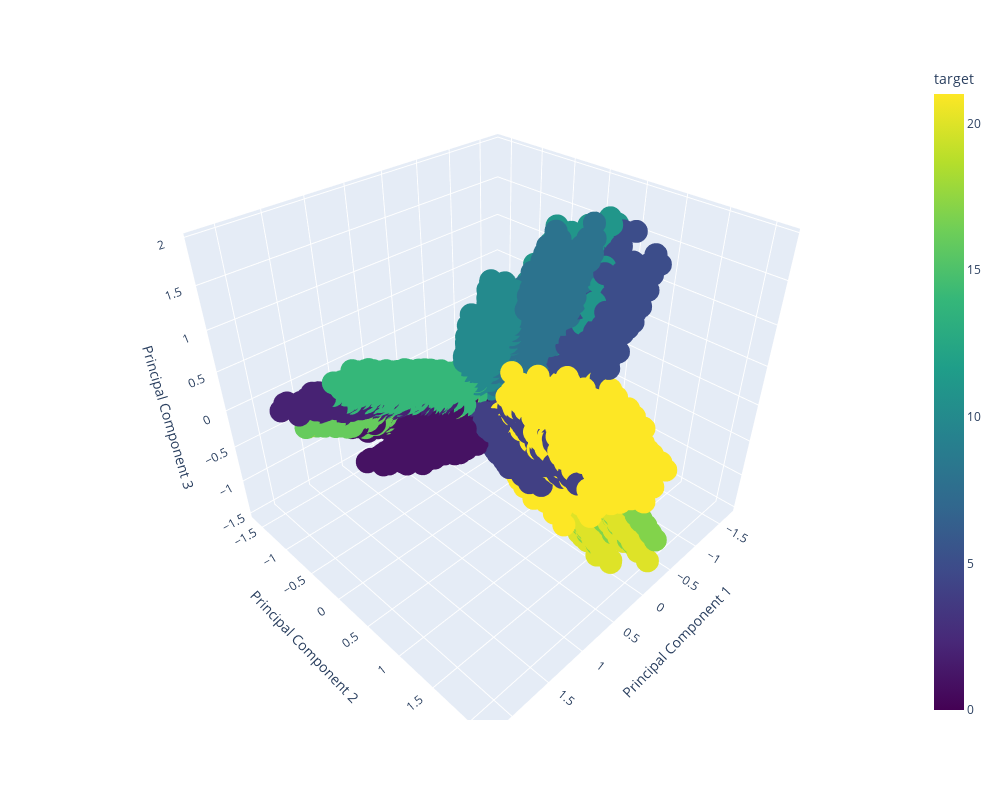

Write notebook code for a chart like this one.
### Markdown cell above
<h3> 3D Visualization of PCA-reduced data<h3>

### Code cell
!pip install plotly
import plotly.express as px

# Convert PCA result into a DataFrame
df_pca = pd.DataFrame(X_train_pca, columns=[f"Principal Component {i+1}" for i in range(X_train_pca.shape[1])])

# Add the target variable (y_train) to the DataFrame
df_pca["target"] = y_train  # ✅ Fix: No `.values`

# Create the 3D scatter plot
fig = px.scatter_3d(df_pca, 
                    x="Principal Component 1", 
                    y="Principal Component 2", 
                    z="Principal Component 3", 
                    color="target", 
                    color_continuous_scale="viridis")  

# Update layout to make the figure wider and taller
fig.update_layout(
    width=1000,  # Adjust width
    height=800   # Adjust height
)

# Show the figure
fig.show()

### Figure 1 — Plotly figure (JSON) as saved in the notebook; plotly's stock layout.template omitted (floating-point values rounded to 4 significant figures; data arrays with more than 128 entries replaced by an {"elided": "..."} marker saying what was removed)
{"data": [{"hovertemplate": "Principal Component 1=%{x}<br>Principal Component 2=%{y}<br>Principal Component 3=%{z}<br>target=%{marker.color}<extra></extra>", "legendgroup": "", "marker": {"color": {"elided": "18693 int values"}, "coloraxis": "coloraxis", "symbol": "circle"}, "mode": "markers", "name": "", "scene": "scene", "showlegend": false, "type": "scatter3d", "x": {"elided": "18693 float values"}, "y": {"elided": "18693 float values"}, "z": {"elided": "18693 float values"}}], "layout": {"coloraxis": {"colorbar": {"title": {"text": "target"}}, "colorscale": [[0, "#440154"], [0.1111, "#482878"], [0.2222, "#3e4989"], [0.3333, "#31688e"], [0.4444, "#26828e"], [0.5556, "#1f9e89"], [0.6667, "#35b779"], [0.7778, "#6ece58"], [0.8889, "#b5de2b"], [1, "#fde725"]]}, "height": 800, "legend": {"tracegroupgap": 0}, "margin": {"t": 60}, "scene": {"domain": {"x": [0, 1], "y": [0, 1]}, "xaxis": {"title": {"text": "Principal Component 1"}}, "yaxis": {"title": {"text": "Principal Component 2"}}, "zaxis": {"title": {"text": "Principal Component 3"}}}, "width": 1000}}
